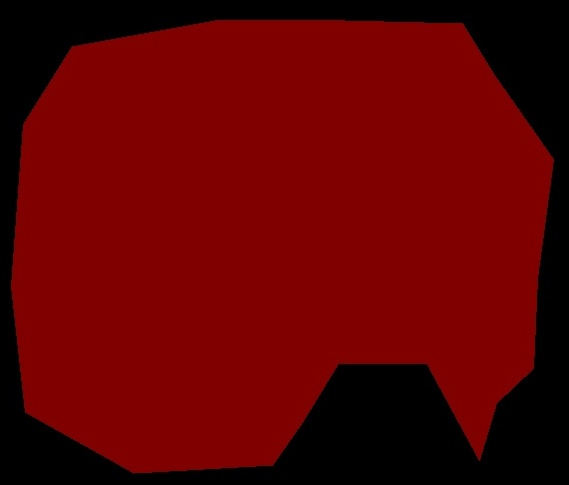
#> input picture 医院项目/2022.1-2022.6/二值化并筛选/背景黑色/1.jpg, 569 x 485 px
$ python xiangsu.py
#> lines starting #> are read from the running program, lines starting #| are printed output that depends on the picture; long printed decimals are rounded
#> further down, image1 is the input picture: PIL image 569x485 RGB; mean R, G, B 93.3, 0.2, 0.3
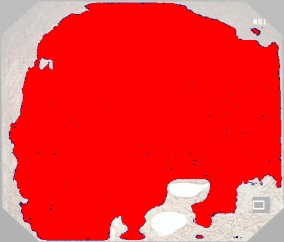
#> input picture 医院项目/2022.1-2022.6/二值化并筛选/背景黑色/9.jpg, 284 x 242 px
#> further down, image2 is the input picture: PIL image 284x242 RGB; mean R, G, B 240.9, 55.6, 55.4
#!C:/Python27
# coding=utf-8

# 原作者发布在GitHub上的一些列图片对比的方法。有兴趣研究的可以访问链接如下：
# https://github.com/MashiMaroLjc/Learn-to-identify-similar-images
# coding : utf-8
from PIL import Image


def calculate(image1, image2):
    g = image1.histogram()
    s = image2.histogram()
    assert len(g) == len(s), "error"

    data = []

    for index in range(0, len(g)):
        if g[index] != s[index]:
            data.append(1 - abs(g[index] - s[index]) / max(g[index], s[index]))
        else:
            data.append(1)

    return sum(data) / len(g)


def split_image(image, part_size):
    pw, ph = part_size
    w, h = image.size

    sub_image_list = []

    assert w % pw == h % ph == 0, "error"

    for i in range(0, w, pw):
        for j in range(0, h, ph):
            sub_image = image.crop((i, j, i + pw, j + ph)).copy()
            sub_image_list.append(sub_image)

    return sub_image_list


def classfiy_histogram_with_split(image1, image2, size=(256, 256), part_size=(64, 64)):
    '''
     'image1' 和 'image2' 都是Image 对象.
     可以通过'Image.open(path)'进行创建。
     'size' 重新将 image 对象的尺寸进行重置，默认大小为256 * 256 .
     'part_size' 定义了分割图片的大小.默认大小为64*64 .
     返回值是 'image1' 和 'image2'对比后的相似度，相似度越高，图片越接近，达到100.0说明图片完全相同。
    '''
#> called with size = (256, 256), part_size = (64, 64)
    img1 = image1.resize(size).convert("RGB")
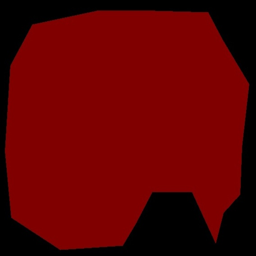
#> img1: PIL image 256x256 RGB; mean R, G, B 93.3, 0.2, 0.3
    sub_image1 = split_image(img1, part_size)
#> after the loop in split_image, `for i in range(0, w, pw):`: sub_image_list = 16 items
#> sub_image1 = 16 items

    img2 = image2.resize(size).convert("RGB")
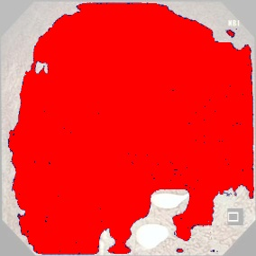
#> img2: PIL image 256x256 RGB; mean R, G, B 240.9, 55.6, 55.4
    sub_image2 = split_image(img2, part_size)
#> sub_image2 = 16 items

    sub_data = 0
    for im1, im2 in zip(sub_image1, sub_image2):
        sub_data += calculate(im1, im2)
#> this loop made 16 passes
#> sub_data on passes 1 to 12: 0.383, 0.698, 1.09, 1.41, 1.85, 2.8, 3.74, 4.03, 4.51, 5.42, 6.09, 6.28
#> after the loop, sub_data = 7.57

    x = size[0] / part_size[0]
    y = size[1] / part_size[1]

    pre = round((sub_data / (x * y)), 6)
#> pre = 0.473
    print(u"相似度为:", (pre * 100))
#| 相似度为: 47.322

    return pre * 100


if __name__ == '__main__':
    image1 = Image.open("1.jpg")
    image2 = Image.open("9.jpg")
    classfiy_histogram_with_split(image1, image2)
